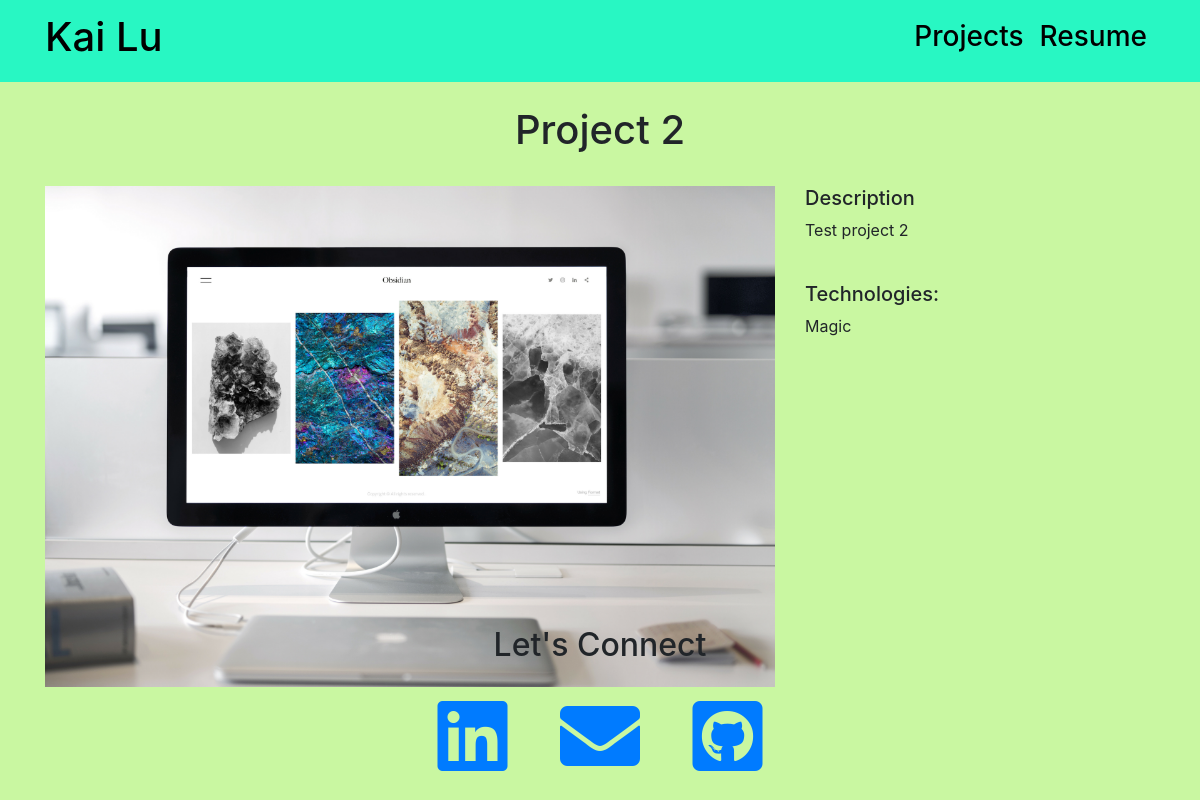
Page /projects/5/ on the earlier database version.
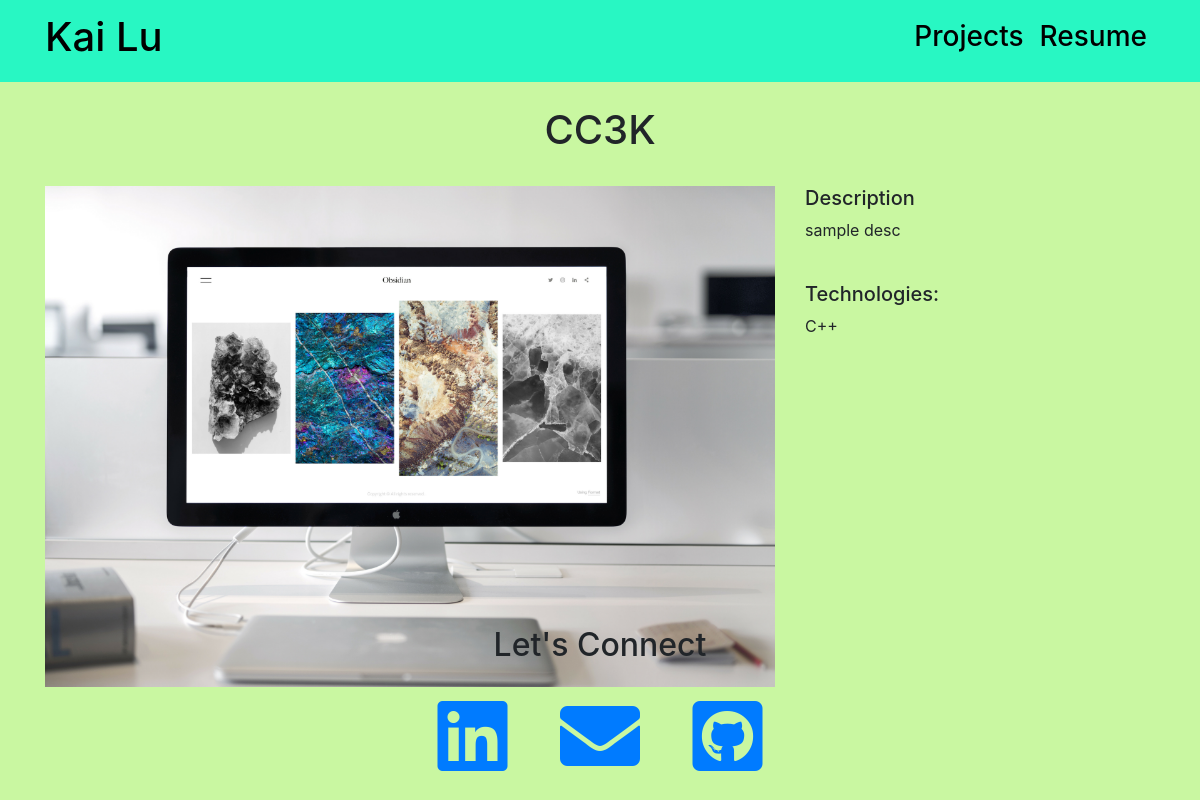
Same page on the later database version.
### projects/models.py (models this page shows)
class Project(models.Model):
    title = models.CharField(max_length=200)
    previewDescription = models.CharField(max_length=300, default='preview')
    description = models.TextField()
    technologies = models.CharField(max_length=200)
    image = models.ImageField()
    link = models.URLField(default='http://127.0.0.1:8000/')

### projects/views.py (the view)
# urls.py: path('<int:pk>/', views.project_detail, name='project_detail'),
def project_detail(request, pk):
    project = Project.objects.get(pk=pk)
    context = {
        "project": project
    }
    return render(request, "project_detail.html", context)

### projects/templates/project_detail.html
{% extends "base.html" %}
{% block page_content %}
<div class="row justify-content-center my-2 py-3">
  <h1>{{ project.title }}</h1>
</div>
<div class="row">
  <div class="col-md-8">
    <img src="{{ project.image.url }}" alt="" width="100%">
  </div>
  <div class="col-md-4">
    <h5>Description</h5>
    <p>{{ project.description }}</p>
    <br>
    <h5>Technologies:</h5>
    <p>{{ project.technologies }}</p>
  </div>
</div>
{% endblock %}

Differences in the rows shown:
changed Project: title "Project 2" → "CC3K"; description "Test project 2" → "sample desc"; technologies "Magic" → "C++"
